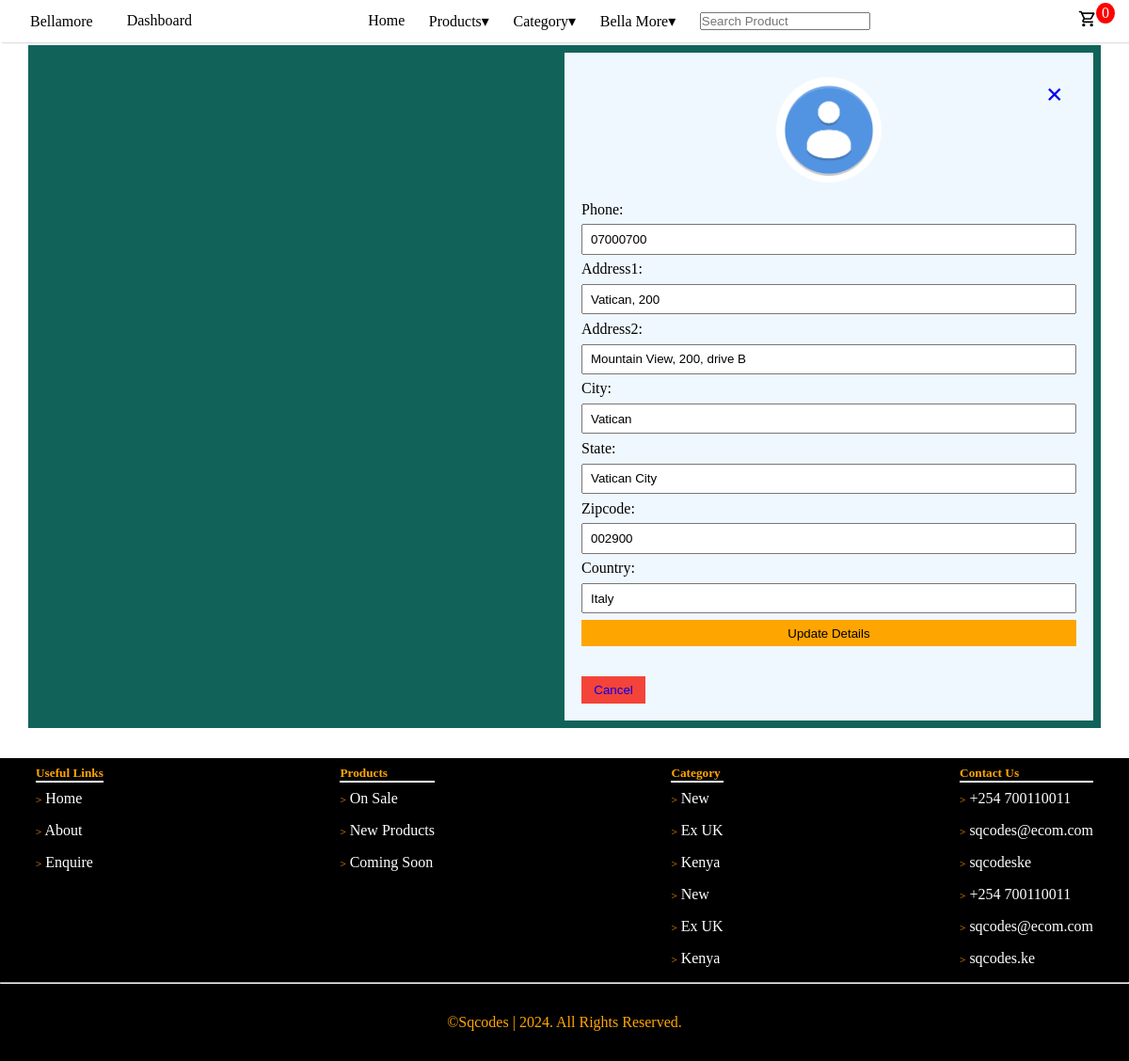
Before: /shipping_info/ (signed in) with the older database file.
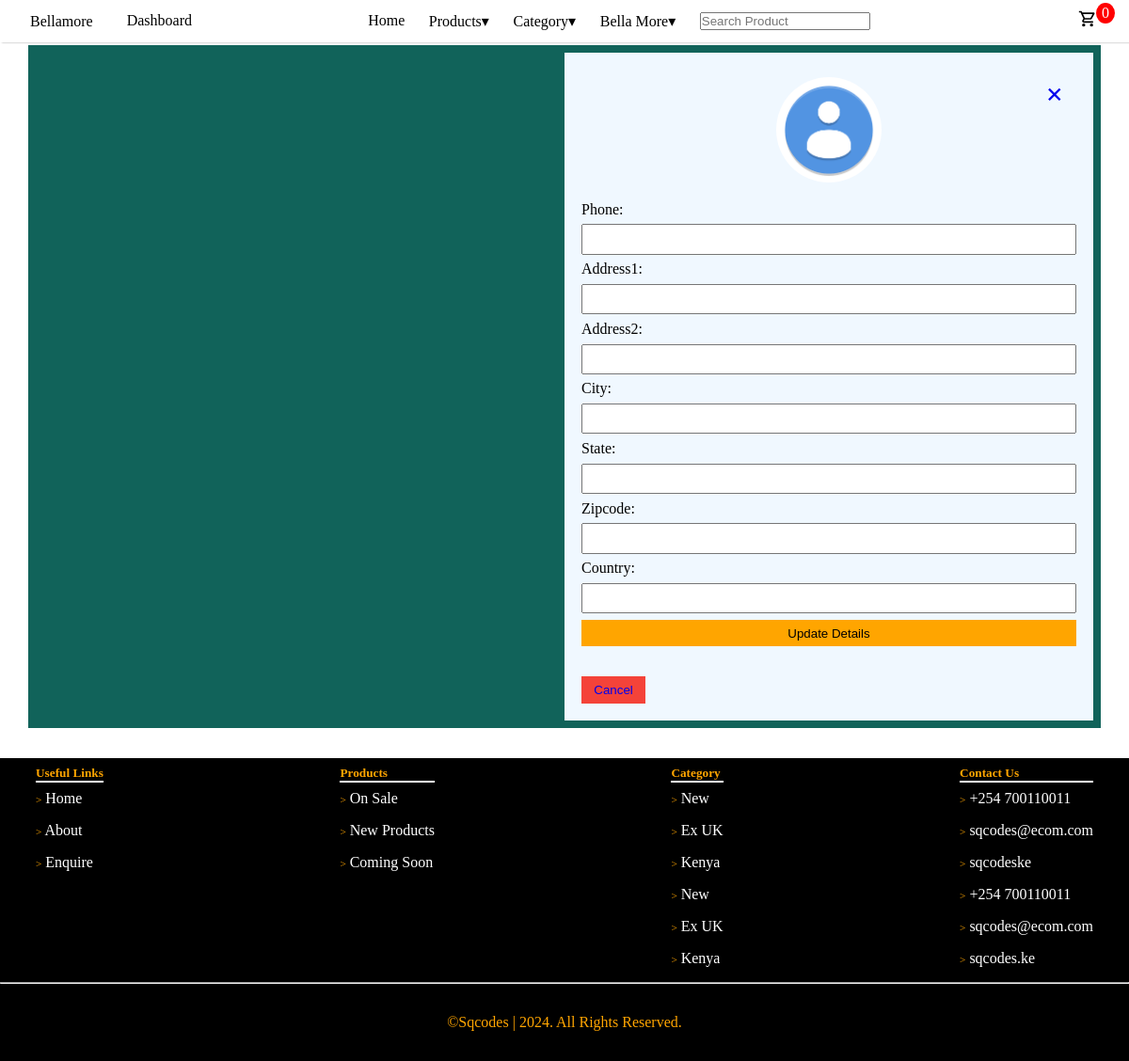
After: the same page with the newer database file.
### users/models.py (models this page shows, shortened)
class CustomUser(AbstractBaseUser, PermissionsMixin):
    email = models.EmailField(verbose_name='email', unique=True)
    first_name = models.CharField(max_length=50, blank=True)
    last_name = models.CharField(max_length=50, blank=True)
    is_staff = models.BooleanField(default=False)
    is_active = models.BooleanField(default=True)
    date_joined = models.DateTimeField(auto_now_add=True)
    last_login = models.DateTimeField(auto_now=True)
    USERNAME_FIELD = "email"
    REQUIRED_FIELDS = ["first_name", "last_name"]
    objects = CustomUserManager()

class ShippingAddress(models.Model):
    user = models.ForeignKey(CustomUser, on_delete=models.CASCADE, null=True, blank=True)
    phone = models.CharField(max_length=20, blank=True)
    full_name = models.CharField(max_length=255)
    email = models.CharField(max_length=255)
    address1 = models.CharField(max_length=255)
    address2 = models.CharField(max_length=255, null=True, blank=True)
    city = models.CharField(max_length=255)
    state = models.CharField(max_length=255, null=True, blank=True)
    zipcode = models.CharField(max_length=200, blank=True)
    country = models.CharField(max_length=255)
    class Meta:
        verbose_name_plural = "Shipping Address"

### users/views.py (the view)
# urls.py: path('shipping_info/', views.shipping_info, name='shipping_info'),
def shipping_info(request):
    if request.user.is_authenticated:
        try:
            current_user = ShippingAddress.objects.get(user__id=request.user.id)
        except ShippingAddress.DoesNotExist:
            current_user = None
        if request.method == 'POST':
            form = ShippingAddressForm(request.POST, instance=current_user)
            if form.is_valid():
                shipping_address = form.save(commit=False)
                shipping_address.user = request.user
                shipping_address.save()
                messages.success(request, "Your shipping information has been updated.")
                return redirect('home')
        else:
            form = ShippingAddressForm(instance=current_user)
        return render(request, 'users/shipping_information.html', {'form': form})
    else:
        messages.error(request, "You must be logged in to update your info.")
        return redirect('login')

### users/forms.py
class ShippingAddressForm(forms.ModelForm):
    phone = forms.CharField()
    address1 = forms.CharField()
    address2 = forms.CharField()
    city = forms.CharField()
    state = forms.CharField()
    zipcode = forms.CharField()
    country = forms.CharField()
    class Meta:
        model = ShippingAddress
        fields = ["phone", "address1", "address2", "city", "state", "zipcode", "country"]

### cart/cart.py (called while the page is built)
    def __len__(self):
        return len(self.cart)

### cart/context_processors.py (called while the page is built)
def cart(request):
    return {'cart': Cart(request)}

### users/templates/users/shipping_information.html (shortened to what this page needs)
{% extends 'main/base.html' %}
{% load static %}
{% block content %}
<div class="form-container">
    <form action="{% url 'update_info' %}" method="post" class="register-form">
        <div class="img">
            <span id="close-signup-form" class="close"><a href="{% url 'home' %}">&times;</a></span>
            <img src="{% static 'images/avatar.png' %}" alt="avatar" class="avatar" width="20%">
        </div>
        <div class="login-container">
            {{ form }}
            <button type="submit">Update Details</button>
        </div>
        <div class="login-container">
            <button type="button" class="cancelbtn" id="cancel-signup-button"><a href="{% url 'home' %}">Cancel</a></button>
        </div>
    </form>
</div>
{% endblock content %}

### main/templates/main/base.html (shortened to what this page needs)
{% load static %}
<!DOCTYPE html>
<html lang="en">
<head>
    <link rel="stylesheet" href="{% static 'css/main.css' %}">
    <link rel="stylesheet" href="{% static 'css/navbar.css' %}">
    <link rel="stylesheet" href="{% static 'css/login.css' %}">
    <link rel="stylesheet" href="{% static 'css/hero.css' %}">
    <link rel="stylesheet" href="{% static 'css/footer.css' %}">
    <link rel="stylesheet" href="{% static 'css/product_card.css' %}">
    <link rel="stylesheet" href="{% static 'css/product.css' %}">
    <link rel="stylesheet" href="{% static 'css/cart.css' %}">
    <link rel="stylesheet" href="{% static 'css/checkout.css' %}">
</head>
<body>
    <div class="body-container">
    {% include 'main/include/navbar.html' %}
    <div class="container">
    {% block content %}
    {% endblock content %}
    </div>
    {% include 'main/include/footer.html' %}
    </div>
</body>
</html>

### main/templates/main/include/navbar.html (shortened to what this page needs)
    <nav>
        <div class="navbar">
            <div class="navbar-mobile">
                <a href="{% url 'home' %}" class="logo">Bellamore</a>
                {% if user.is_authenticated and user.is_staff %}
                <a href="{% url 'admin_portal' %}">Dashboard</a>
                {% endif %}
            </div>
            <div class="navbar-links" id="navbar-links">
                <ul>
                    <li><a href="{% url 'home' %}">Home</a></li>
                    <li><a href="#">Products&#9662;</a></li>
                    <li>
                        <div class="dropdown">
                            <a href="#">Category&#9662;</a>
                        </div>
                    </li>
                    <li class="dropdown hide-on-mobile">
                        {% if user.is_authenticated %}
                        <a href="#" class="account-link">{{ user.first_name }} {{ user.last_name }}&#9662</a>
                        {% else %}
                        <a href="#" class="account-link">My Account&#9662</a>
                        {% endif %}
                    </li>
                    <li><a href="#"><form action="{% url 'search' %}" method="get">
                        <input type="search" placeholder="Search Product" name="query">
                    </form></a></li>
                </ul>
            </div>
            <div class="cart">
                <a href="{% url 'cart' %}"><span class="cart-count cart-quantity">{{ cart|length }}</span></a>
            </div>
        </div>
    </nav>

### main/templates/main/include/footer.html (shortened to what this page needs)
<div class="footer">
    <div class="footer-column-container">
        <div class="footer-column">
            <h5>Useful Links</h5>
            <ul>
                <li><a href="#"><span>&gt;</span> Home</a></li>
                <li><a href="#"><span>&gt;</span> About</a></li>
                <li><a href="#"><span>&gt;</span> Enquire</a></li>
            </ul>
        </div>
        <div class="footer-column">
            <h5>Products</h5>
            <ul>
                <li><a href="{% url 'sale' %}"><span>&gt;</span> On Sale</a></li>
                <li><a href="{% url 'new' %}"><span>&gt;</span> New Products</a></li>
                <li><a href="#"><span>&gt;</span> Coming Soon</a></li>
            </ul>
        </div>
        <div class="footer-column">
            <h5>Category</h5>
            <ul>
                <li><a href="{% url 'new' %}"><span>&gt;</span> New</a></li>
                <li><a href="#"><span>&gt;</span> Ex UK</a></li>
                <li><a href="#"><span>&gt;</span> Kenya</a></li>
                <li><a href="#"><span>&gt;</span> New</a></li>
                <li><a href="#"><span>&gt;</span> Ex UK</a></li>
                <li><a href="#"><span>&gt;</span> Kenya</a></li>
            </ul>
        </div>
        <div class="footer-column">
            <h5>Contact Us</h5>
            <ul>
                <li><a href="#"><span>&gt;</span> +254 700110011</a></li>
                <li><a href="#"><span>&gt;</span> sqcodes@ecom.com</a></li>
                <li><a href="#"><span>&gt;</span> sqcodeske</a></li>
                <li><a href="#"><span>&gt;</span> +254 700110011</a></li>
                <li><a href="#"><span>&gt;</span> sqcodes@ecom.com</a></li>
                <li><a href="#"><span>&gt;</span> sqcodes.ke</a></li>
            </ul>
        </div>
    </div>
    <hr>
    <div class="footer-end">
        <p>&copy;Sqcodes | <span>{% now "Y" %}</span>. All Rights Reserved.</p>
    </div>
</div>

### static/css/main.css (style rules this page uses)
* { padding: 0; margin: 0; box-sizing: border-box; }
:root { --background-color: rgb(17, 99, 90); --main-color: orange; --white-color: white; --black-color: black; --grey-color: #c9d1d1; }
html { font-size: 16px; }
body { min-height: 100vh; width: 100%; }
a { text-decoration: none; cursor: pointer; }
.container { background-color: var(--background-color); width: 95%; margin: 3em auto; margin-bottom: 2em; padding: .5em; }
button { background-color: var(--main-color); border: none; cursor: pointer; }
.footer { background-color: rgb(0, 0, 0); color: orange; }
.footer-column-container { display: flex; justify-content: space-between; width: 95%; margin: 0 auto; padding: .5em; }
.footer-column h5 { border-bottom: 2px solid white; }
.footer-column ul { list-style: none; }
.footer-column li { padding: .5em 0; }
.footer-column li a { color: white; }
.footer-column li a span { color: orange; font-size: .7rem; }
.footer-end { text-align: center; padding: 2em; }

### static/css/navbar.css (style rules this page uses)
.navbar { display: flex; justify-content: space-between; align-items: center; background-color: white; box-shadow: 2px 0 2px rgba(0, 0, 0, 0.4); font-size: 1rem; color: black; position: fixed; top: 0; left: 0; right: 0; width: 100%; z-index: 100; }
.navbar a { color: black; }
.navbar-links ul { list-style: none; display: flex; }
.navbar-links li { padding: .8em; }
.logo { padding: .6em 2em; }
.cart { padding: .6em 2em; position: relative; }
.cart .cart-count { background-color: red; color: white; border-radius: 50%; padding: 2px 6px; position: absolute; top: 2px; right: 15px; }
.dropdown { position: relative; }

### static/css/login.css (style rules this page uses)
.form-container { width: 50%; margin: 0 50%; position: relative; }
.login-container { padding: 1em; }
.form-container form { border: 2px solid aliceblue; background-color: aliceblue; }
.form-container input[type=text], input[type=password], input[type=email] { width: 100%; padding: .5em .6em; margin: .5em 0; display: inline-block; border: 1px splid #c1c1c1; box-sizing: border-box; }
.form-container form button { background-color: orange; padding: .5em 1em; border: none; cursor: pointer; border: none; width: 100%; }
.form-container .cancelbtn { width: auto; padding: .5em 1em; background-color: #f44339; }
.form-container .img { text-align: center; margin-top: 1.5em; }
.form-container img.avatar { border-radius: 50%; }
.form-container .close { position: absolute; right: 1em; color: #000; font-size: 2rem; font-weight: bold; }

### static/css/footer.css (style rules this page uses)
.footer { background-color: rgb(0, 0, 0); color: orange; }
.footer-column-container { display: flex; justify-content: space-between; width: 95%; margin: 0 auto; padding: .5em; }
.footer-column h5 { border-bottom: 2px solid white; }
.footer-column ul { list-style: none; }
.footer-column li { padding: .5em 0; }
.footer-column li a { color: white; }
.footer-column li a span { color: orange; font-size: .7rem; }
.footer-end { text-align: center; padding: 2em; }

Changed rows visible on the page:
removed ShippingAddress: phone "07000700", address1 "Vatican, 200", address2 "Mountain View, 200, drive B", city "Vatican", state "Vatican City", zipcode "002900", country "Italy"
